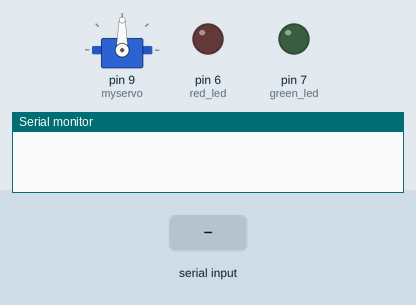
Recording of a sketch running on a simulated Arduino Uno, built with avr-gcc and run on an emulated ATmega328P. On the bench: servo, output pins drawn as LEDs (lit = HIGH), the last lines printed to the serial monitor. Inputs (shaded band) come from the test bench.

Above: at 1.2 s.
1.3 s: "A" received over Serial
At 2.4 s:
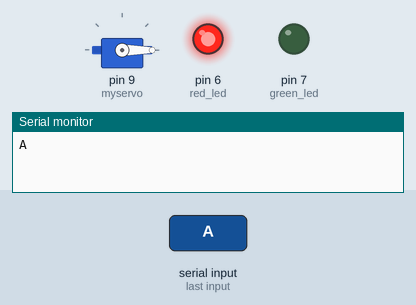
2.8 s: "a" received over Serial
At 3.5 s:
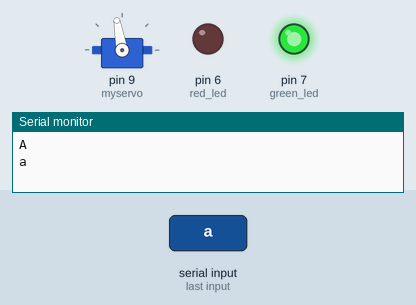
Timing chart, 0 to 5.8 s (numbered marks = the images above; inputs shaded):
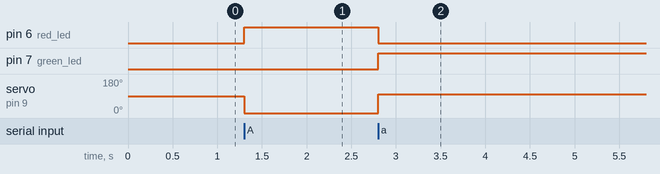

The sketch:

Bluetooth_Slave_RFID.ino
```cpp
#include <Servo.h>

#define green_led 7
#define red_led 6
  Servo myservo;
int pos = 0;

void setup()
{
  // put your setup code here, to run once:
  Serial.begin(9600);
  pinMode(green_led, OUTPUT);
  pinMode(red_led, OUTPUT);

  myservo.attach(9);
}

void loop()
{
  // put your main code here, to run repeatedly:
  if(Serial.available())
  {
    char val = Serial.read();
    Serial.println(val);
    //myservo.write(180);
    if(val == 'A')
    {
      digitalWrite(green_led, HIGH);
      digitalWrite(red_led, LOW);
      myservo.write(0);

      digitalWrite(red_led, HIGH);
      digitalWrite(green_led, LOW);


    }
    else if(val == 'a')
    {
           digitalWrite(green_led, HIGH);
      digitalWrite(red_led, LOW);
      myservo.write(100);


    }
  }
}
```

Measured:
- after the input at 1.3 s, pin 6 (red_led): LOW → HIGH at once; servo on pin 9 (myservo): 90° → 0° at once
- after the input at 2.8 s, pin 6 (red_led): HIGH → LOW at once; pin 7 (green_led): LOW → HIGH at once; servo on pin 9 (myservo): 0° → 100° at once
